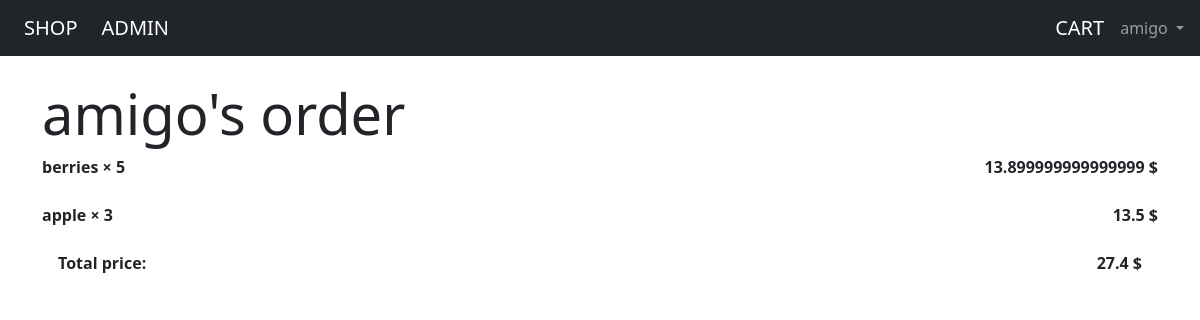
The app's page /admin_page/manage_orders/4/ (signed in) with its own data.
### users_app/models.py (models this page shows, shortened)
class CustomUser(AbstractUser):
    phone_number = PhoneNumberField(null=False, unique=True, blank=False)
    is_admin = BooleanField(default=False)

### main_app/models.py (models this page shows, shortened)
class Order(Model):
    user = ForeignKey(settings.AUTH_USER_MODEL, on_delete=CASCADE, related_name="orders")
    def total_price(self):
        return sum(item.total_price() for item in self.items.all())

class OrderItem(Model):
    order = ForeignKey(Order, on_delete=CASCADE, related_name="items")
    product = ForeignKey(Product, on_delete=CASCADE)
    quantity = PositiveIntegerField(default=1)
    def total_price(self):
        return self.product.price * self.quantity

class Product(Model):
    name = CharField(max_length=100)
    description = TextField()
    price = FloatField()

### admin_app/views.py (the view)
# urls.py: path('manage_orders/<int:pk>/', OrderView.as_view()),
class OrderView(LoginRequiredMixin, DetailView):
    login_url = 'login'
    model = Order
    context_object_name = 'order'
    template_name = "view_order.html"

### templates/view_order.html
{% extends 'admin_base.html' %}
{% block allowed_content %}
    <div class="jumbotron">
        <h1 class="display-4">{{ order.user.username }}'s order</h1>
    </div>
    {% for item in order.items.all %}
        <div class="card-header d-flex justify-content-between">
            <b><span class="font-weight-bold">{{ item.product.name }} × {{ item.quantity }}</span></b>
            <b><span class="font-weight-bold">{{ item.total_price }} $</span></b>
        </div>
        <br/>
    {% endfor %}
    <div class="d-flex justify-content-between">
        <b><span class="font-weight-bold ms-3">Total price:</span></b>
        <b><span class="font-weight-bold me-3">{{ order.total_price }} $</span></b>
    </div>
{% endblock %}

### templates/base.html (shortened to what this page needs)
<!DOCTYPE html>
<html lang="en">
<head>
    {% load bootstrap5 %}
    {% bootstrap_css %}
    <title>{% block title %}Shop{% endblock title %}</title></head>
<body>
<nav class="navbar navbar-expand-md navbar-dark bg-dark mb-4">
    <a class="navbar-brand ms-4" href="{% url 'home' %}">SHOP</a>
    {% if user.is_authenticated and user.is_admin %}
        <a class="navbar-brand ms-2" href="{% url 'admin_page' %}">ADMIN</a>
    {% endif %}
    <div class="collapse navbar-collapse" id="navbarCollapse">
        {% if user.is_authenticated %}
            <a class="navbar-brand ms-auto me-2" href="{% url "cart" %}">CART</a>
            <ul class="navbar-nav me-2">
                <li class="nav-item">
                    <a class="nav-link dropdown-toggle" href="#" id="userMenu" data-bs-toggle="dropdown"
                       aria-haspopup="true" aria-expanded="false">
                        {{ user.username }}
                    </a>
                </li>
            </ul>
        {% else %}
            <form class="form-inline ms-auto">
                <a href="{% url 'login' %}" class="btn btn-outline-secondary">Log in</a>
                <a href="{% url 'signup' %}" class="btn btn-primary ms-2 me-2">Sign up</a>
            </form>
        {% endif %}
    </div>
</nav>
<div class="container">
    {% block content %}
    {% endblock %}
</div>
</body>
</html>

### records on screen
CustomUser: username "amigo"
Order: user.username "amigo", total_price "27.4"
OrderItem: product.name "berries", quantity "5", total_price "13.899999999999999"
OrderItem: product.name "apple", quantity "3", total_price "13.5"
